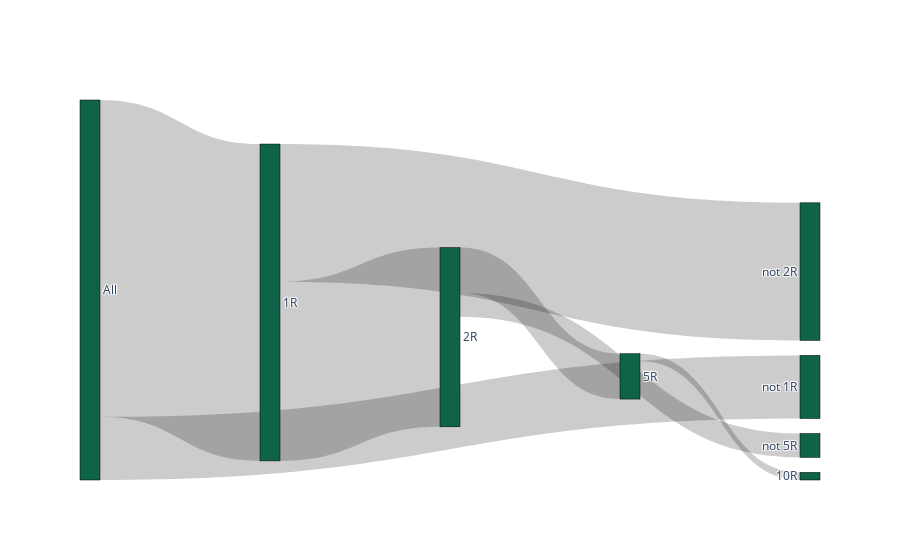

The cell this chart's notebook holds for it:
### Code cell
labels = [[f'{i}R', f'not {i}R']for i in R]
labels = [item for sublist in labels for item in sublist]

color = ['#0f6349'] * len(labels)

fig = go.Figure(
    data=[
        go.Sankey(
            node=dict(
                pad=15,
                thickness=20,
                line=dict(color="black", width=0.5),
                label=["All"] + labels,
                color=color,
            ),
            link=dict(
                source=[0, 0, 1, 1, 3, 3, 5],  # , 5, 7, 7, 9, 9, 11, 11, 13, 13, 15, 15, 17, 17],
                target=[1, 2, 3, 4, 5, 6, 7],  # , 8, 9, 10, 11, 12, 13, 14, 15, 16, 17, 18, 19, 20],
                value=values,
            ),
        )
    ]
)

# i = 0
# for l, v in zip(['All'] + labels, values):
#     print(f'{i} : {l} : {v}')
#     i += 1

fig.show()

### Figure 1 — Plotly figure (JSON) as saved in the notebook; plotly's stock layout.template omitted (floating-point values rounded to 4 significant figures)
{"data": [{"link": {"source": [0, 0, 1, 1, 3, 3, 5], "target": [1, 2, 3, 4, 5, 6, 7], "value": [33846, 6744, 19149, 14697, 4845, 2548, 813, 278]}, "node": {"color": ["#0f6349", "#0f6349", "#0f6349", "#0f6349", "#0f6349", "#0f6349", "#0f6349", "#0f6349"], "label": ["All", "1R", "not 1R", "2R", "not 2R", "5R", "not 5R", "10R", "not 10R"], "line": {"color": "black", "width": 0.5}, "pad": 15, "thickness": 20}, "type": "sankey"}], "layout": {}}
